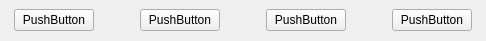
<?xml version="1.0" encoding="UTF-8"?>
<ui version="4.0">
 <class>ButtonGroup</class>
 <widget class="QWidget" name="ButtonGroup">
  <property name="geometry">
   <rect>
    <x>0</x>
    <y>0</y>
    <width>486</width>
    <height>41</height>
   </rect>
  </property>
  <property name="windowTitle">
   <string>Form</string>
  </property>
  <layout class="QHBoxLayout" name="horizontalLayout">
   <property name="spacing">
    <number>0</number>
   </property>
   <property name="leftMargin">
    <number>0</number>
   </property>
   <property name="topMargin">
    <number>0</number>
   </property>
   <property name="rightMargin">
    <number>0</number>
   </property>
   <property name="bottomMargin">
    <number>0</number>
   </property>
   <item>
    <widget class="QStackedWidget" name="stackedWidget">
     <property name="currentIndex">
      <number>3</number>
     </property>
     <widget class="QWidget" name="startPage">
      <layout class="QHBoxLayout" name="horizontalLayout_2">
       <item>
        <spacer name="horizontalSpacer">
         <property name="orientation">
          <enum>Qt::Horizontal</enum>
         </property>
         <property name="sizeHint" stdset="0">
          <size>
           <width>188</width>
           <height>20</height>
          </size>
         </property>
        </spacer>
       </item>
       <item>
        <widget class="MyButton" name="start">
         <property name="text">
          <string>PushButton</string>
         </property>
        </widget>
       </item>
       <item>
        <spacer name="horizontalSpacer_2">
         <property name="orientation">
          <enum>Qt::Horizontal</enum>
         </property>
         <property name="sizeHint" stdset="0">
          <size>
           <width>187</width>
           <height>20</height>
          </size>
         </property>
        </spacer>
       </item>
      </layout>
     </widget>
     <widget class="QWidget" name="playCardPage">
      <layout class="QHBoxLayout" name="horizontalLayout_3">
       <item>
        <spacer name="horizontalSpacer_3">
         <property name="orientation">
          <enum>Qt::Horizontal</enum>
         </property>
         <property name="sizeHint" stdset="0">
          <size>
           <width>188</width>
           <height>20</height>
          </size>
         </property>
        </spacer>
       </item>
       <item>
        <widget class="MyButton" name="playCard">
         <property name="text">
          <string>PushButton</string>
         </property>
        </widget>
       </item>
       <item>
        <spacer name="horizontalSpacer_4">
         <property name="orientation">
          <enum>Qt::Horizontal</enum>
         </property>
         <property name="sizeHint" stdset="0">
          <size>
           <width>187</width>
           <height>20</height>
          </size>
         </property>
        </spacer>
       </item>
      </layout>
     </widget>
     <widget class="QWidget" name="passOrPlayPage">
      <layout class="QHBoxLayout" name="horizontalLayout_4">
       <item>
        <spacer name="horizontalSpacer_5">
         <property name="orientation">
          <enum>Qt::Horizontal</enum>
         </property>
         <property name="sizeHint" stdset="0">
          <size>
           <width>123</width>
           <height>20</height>
          </size>
         </property>
        </spacer>
       </item>
       <item>
        <widget class="MyButton" name="pass">
         <property name="text">
          <string>PushButton</string>
         </property>
        </widget>
       </item>
       <item>
        <spacer name="horizontalSpacer_7">
         <property name="orientation">
          <enum>Qt::Horizontal</enum>
         </property>
         <property name="sizeType">
          <enum>QSizePolicy::Fixed</enum>
         </property>
         <property name="sizeHint" stdset="0">
          <size>
           <width>40</width>
           <height>15</height>
          </size>
         </property>
        </spacer>
       </item>
       <item>
        <widget class="MyButton" name="playCard1">
         <property name="text">
          <string>PushButton</string>
         </property>
        </widget>
       </item>
       <item>
        <spacer name="horizontalSpacer_6">
         <property name="orientation">
          <enum>Qt::Horizontal</enum>
         </property>
         <property name="sizeHint" stdset="0">
          <size>
           <width>122</width>
           <height>20</height>
          </size>
         </property>
        </spacer>
       </item>
      </layout>
     </widget>
     <widget class="QWidget" name="callLordPage">
      <layout class="QHBoxLayout" name="horizontalLayout_5">
       <item>
        <spacer name="horizontalSpacer_8">
         <property name="orientation">
          <enum>Qt::Horizontal</enum>
         </property>
         <property name="sizeHint" stdset="0">
          <size>
           <width>40</width>
           <height>20</height>
          </size>
         </property>
        </spacer>
       </item>
       <item>
        <widget class="MyButton" name="giveUp">
         <property name="text">
          <string>PushButton</string>
         </property>
        </widget>
       </item>
       <item>
        <spacer name="horizontalSpacer_10">
         <property name="orientation">
          <enum>Qt::Horizontal</enum>
         </property>
         <property name="sizeType">
          <enum>QSizePolicy::Fixed</enum>
         </property>
         <property name="sizeHint" stdset="0">
          <size>
           <width>40</width>
           <height>10</height>
          </size>
         </property>
        </spacer>
       </item>
       <item>
        <widget class="MyButton" name="oneScore">
         <property name="text">
          <string>PushButton</string>
         </property>
        </widget>
       </item>
       <item>
        <spacer name="horizontalSpacer_11">
         <property name="orientation">
          <enum>Qt::Horizontal</enum>
         </property>
         <property name="sizeType">
          <enum>QSizePolicy::Fixed</enum>
         </property>
         <property name="sizeHint" stdset="0">
          <size>
           <width>40</width>
           <height>10</height>
          </size>
         </property>
        </spacer>
       </item>
       <item>
        <widget class="MyButton" name="twoScore">
         <property name="text">
          <string>PushButton</string>
         </property>
        </widget>
       </item>
       <item>
        <spacer name="horizontalSpacer_12">
         <property name="orientation">
          <enum>Qt::Horizontal</enum>
         </property>
         <property name="sizeType">
          <enum>QSizePolicy::Fixed</enum>
         </property>
         <property name="sizeHint" stdset="0">
          <size>
           <width>40</width>
           <height>10</height>
          </size>
         </property>
        </spacer>
       </item>
       <item>
        <widget class="MyButton" name="threeScore">
         <property name="text">
          <string>PushButton</string>
         </property>
        </widget>
       </item>
       <item>
        <spacer name="horizontalSpacer_9">
         <property name="orientation">
          <enum>Qt::Horizontal</enum>
         </property>
         <property name="sizeHint" stdset="0">
          <size>
           <width>40</width>
           <height>20</height>
          </size>
         </property>
        </spacer>
       </item>
      </layout>
     </widget>
     <widget class="QWidget" name="page"/>
    </widget>
   </item>
  </layout>
 </widget>
 <customwidgets>
  <customwidget>
   <class>MyButton</class>
   <extends>QPushButton</extends>
   <header>mybutton.h</header>
  </customwidget>
 </customwidgets>
 <resources/>
 <connections/>
</ui>
